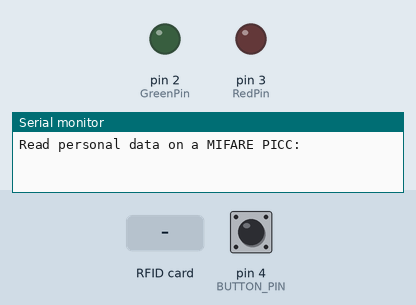
Bench run of a sketch on a simulated Arduino Uno, built with avr-gcc and run on an emulated ATmega328P. Shown: output pins drawn as LEDs (lit = HIGH), the last lines printed to the serial monitor. Dashed ring = blinking. Inputs (shaded band) come from the test bench; at power-on: pin 4 (BUTTON_PIN) LOW. Pins used as bus, display or sensor lines are not drawn.

Above: at 1.2 s.
1.3 s: RFID card 5E 7A 19 C4 held to the reader
At 2.2 s:
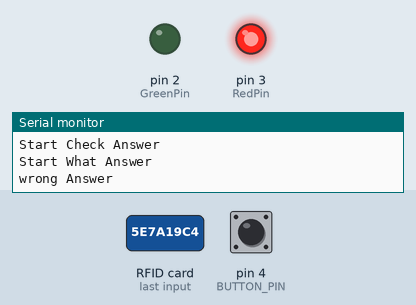
4.3 s: pin 4 (BUTTON_PIN) pulled HIGH for 3.2 s
At 6.1 s:
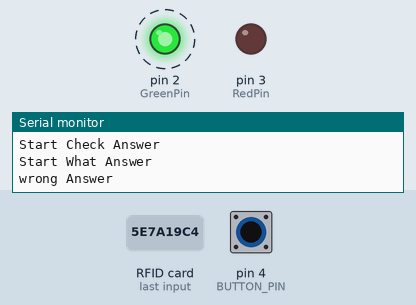
At 8.1 s:
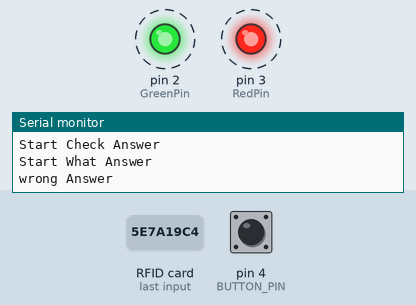
Timing chart, 0 to 9.9 s (numbered marks = the images above; inputs shaded):
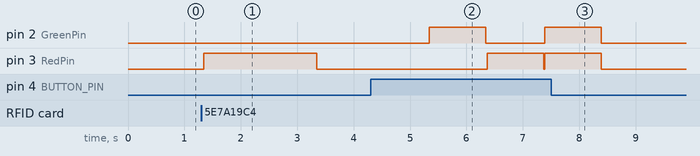

Measured:
- after the input at 1.3 s, pin 3 (RedPin): LOW → HIGH at once, → LOW 2.0 s later
- after the input at 4.3 s, pin 2 (GreenPin): alternates HIGH for 1.0 s and LOW for 1.1 s, 4 changes in all, then stays LOW, starting after 1.0 s; pin 3 (RedPin): alternates HIGH for 1.0 s and LOW for 0.03 s, 4 changes in all, then stays LOW, starting after 2.1 s

The sketch:

3mode_read_right_wrong.ino
```cpp
#include <SPI.h>
#include <MFRC522.h>

#define RST_PIN 9 // Configurable, see typical pin layout above
#define SS_PIN 10 // Configurable, see typical pin layout above

#define BUTTON_PIN 4
#define GreenPin 2
#define RedPin 3

MFRC522 mfrc522(SS_PIN, RST_PIN); // Create MFRC522 instance

int mode = 0; // 0 read , 1 write right , 2 wright wrong,

byte rightText[5] = {0x72, 0x69, 0x67, 0x68, 0x74}; // right

byte wrongText[5] = {0x77, 0x72, 0x6f, 0x6e, 0x67}; // wrong

void setup()
{
    pinMode(GreenPin, OUTPUT);
    pinMode(RedPin, OUTPUT);
    pinMode(BUTTON_PIN, INPUT);

    Serial.begin(9600);                                        // Initialize serial communications with the PC
    SPI.begin();                                               // Init SPI bus
    mfrc522.PCD_Init();                                        // Init MFRC522 card
    Serial.println(F("Read personal data on a MIFARE PICC:")); // shows in serial that it is ready to read
}

void loop()
{

    if (digitalRead(BUTTON_PIN) == HIGH)
    {
        mode++;

        if (mode > 2){
            mode = 0;
        }

        int pinNumber;

        if (mode == 0)
        {
            digitalWrite(GreenPin, HIGH);
             digitalWrite(RedPin, HIGH);
            delay(1000);
            digitalWrite(GreenPin, LOW);
            digitalWrite(RedPin, LOW);
        }
        else
        {
            if (mode == 1)
            {
                pinNumber = GreenPin;
            }
            else
            {
                pinNumber = RedPin;
            }

            digitalWrite(pinNumber, HIGH);
            delay(1000);
            digitalWrite(pinNumber, LOW);
        }

    }

    // Prepare key - all keys are set to FFFFFFFFFFFFh at chip delivery from the factory.
    MFRC522::MIFARE_Key key;
    for (byte i = 0; i < 6; i++)
        key.keyByte[i] = 0xFF;

    // some variables we need
    byte block;
    byte len;
    MFRC522::StatusCode status;

    if (!mfrc522.PICC_IsNewCardPresent())
    { // Reset the loop if no new card present on the sensor/reader. This saves the entire process when idle.
        return;
    }

    if (!mfrc522.PICC_ReadCardSerial())
    { // Select one of the cards
        return;
    }

    Serial.println(F("**Card Detected:**"));

    // Read Mode
    if (mode == 0)
    {

        Serial.println(F("Start Prepare"));
        byte readbuffer[18];

        block = 1;
        len = 18;

        bool answered_right = true;

        status = mfrc522.PCD_Authenticate(MFRC522::PICC_CMD_MF_AUTH_KEY_A, block, &key, &(mfrc522.uid)); // line 834 of MFRC522.cpp file
        if (status != MFRC522::STATUS_OK)
        {
            Serial.print(F("Authentication failed: "));
            Serial.println(mfrc522.GetStatusCodeName(status));
            return;
        }

        Serial.println(F("Start Read"));
        status = mfrc522.MIFARE_Read(block, readbuffer, &len);
        if (status != MFRC522::STATUS_OK)
        {
            Serial.print(F("Reading failed: "));
            Serial.println(mfrc522.GetStatusCodeName(status));
            return;
        }

        // PRINT FIRST NAME

        Serial.println(F("Start Check Answer"));
        for (uint8_t i = 0; i < 5; i++)
        {
            if (readbuffer[i] != rightText[i])
            {
                answered_right = false;
                break;
            }
        }

        Serial.println(F("Start What Answer"));
        if (answered_right)
        {
            Serial.println(F("Right Answer"));

            digitalWrite(GreenPin, HIGH);
            delay(2000);
            digitalWrite(GreenPin, LOW);
        }
        else
        {
            Serial.println(F("wrong Answer"));

            digitalWrite(RedPin, HIGH);
            delay(2000);
            digitalWrite(RedPin, LOW);
        }
        delay(2000);
    }
    else
    {
        // Dono
        MFRC522::PICC_Type piccType = mfrc522.PICC_GetType(mfrc522.uid.sak); // Dump PICC type
        Serial.println(mfrc522.PICC_GetTypeName(piccType));

        Serial.println(F("Start Prepare"));
        byte buffer[34];

        for (byte i = 0; i < 30; i++)
        {
            buffer[i] = ' '; // pad with spaces
        }
        for (byte i = 0; i < 5; i++)
        {
            if (mode == 1)
            {
                buffer[i] = rightText[i];
            }
            if (mode == 2)
            {
                buffer[i] = wrongText[i];
            }
        }

        Serial.println(F("Start Block 1"));
        block = 1;

        Serial.println(F("Start Authenticate"));
        // Serial.println(F("Authenticating using key A..."));
        status = mfrc522.PCD_Authenticate(MFRC522::PICC_CMD_MF_AUTH_KEY_A, block, &key, &(mfrc522.uid));
        if (status != MFRC522::STATUS_OK)
        {
            Serial.print(F("PCD_Authenticate() failed: "));
            Serial.println(mfrc522.GetStatusCodeName(status));
            return;
        }

        // Write block
        Serial.println(F("Start Write"));
        status = mfrc522.MIFARE_Write(block, buffer, 16);
        if (status != MFRC522::STATUS_OK)
        {
            Serial.print(F("MIFARE_Write() failed: "));
            Serial.println(mfrc522.GetStatusCodeName(status));
            return;
        }

        Serial.println(F("Start Block 2"));
        block = 2;
        // Serial.println(F("Authenticating using key A..."));
        Serial.println(F("Start Authenticate"));
        status = mfrc522.PCD_Authenticate(MFRC522::PICC_CMD_MF_AUTH_KEY_A, block, &key, &(mfrc522.uid));
        if (status != MFRC522::STATUS_OK)
        {
            Serial.print(F("PCD_Authenticate() failed: "));
            Serial.println(mfrc522.GetStatusCodeName(status));
            return;
        }

        Serial.println(F("Start Write"));
        // Write block
        status = mfrc522.MIFARE_Write(block, &buffer[16], 16);
        if (status != MFRC522::STATUS_OK)
        {
            Serial.print(F("MIFARE_Write() failed: "));
            Serial.println(mfrc522.GetStatusCodeName(status));
            return;
        }

        digitalWrite(GreenPin, HIGH);
        digitalWrite(RedPin, HIGH);
        delay(2000);
        digitalWrite(GreenPin, LOW);
        digitalWrite(RedPin, LOW);
    }

    mfrc522.PICC_HaltA();
    mfrc522.PCD_StopCrypto1();
}
//*****************************************************************************************//
```
